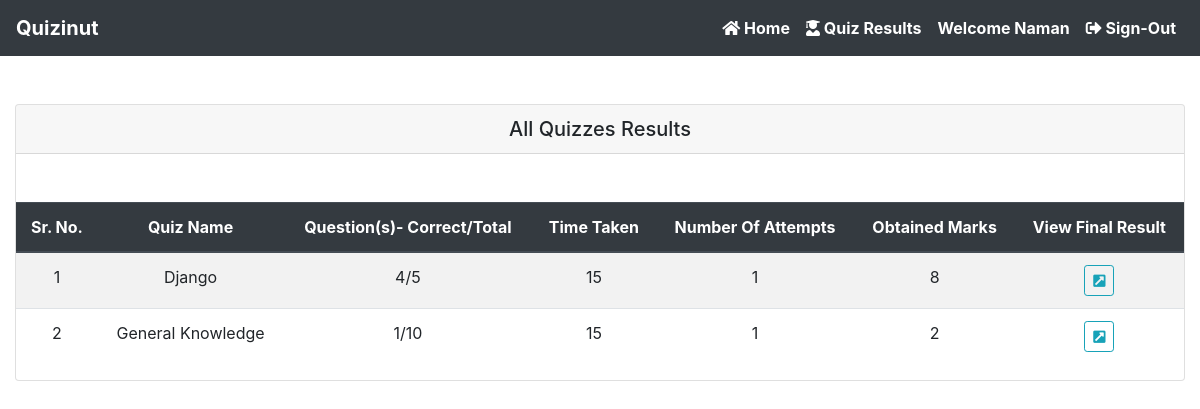
The page /all-quizzes-result (signed in) on the database as committed earlier.
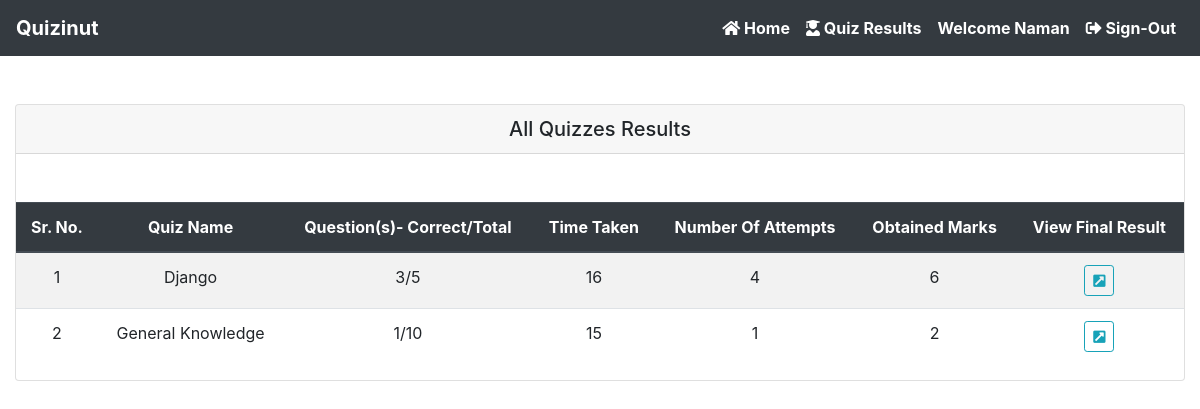
The same page on the database as committed later.
### quiz/models.py (models this page shows, shortened)
class Result(models.Model):
    student = models.ForeignKey(Student, on_delete=models.CASCADE, null=True)
    quiz = models.ForeignKey(Quiz, on_delete=models.CASCADE, null=True)
    student_marks = models.IntegerField(blank=True, null=True)
    number_of_correct_answers = models.IntegerField(blank=True, null=True)
    time_taken = models.IntegerField(blank=True, null=True)
    number_of_attempts = models.IntegerField(default=1, null=True)
    timestamp = models.DateTimeField(auto_now_add=True)
    def __str__(self):
        return f"{self.student.uname.first_name} {self.student.uname.last_name} - {self.quiz.quiz_name}"

class Quiz(models.Model):
    teacher = models.ForeignKey(Teacher, on_delete=models.CASCADE, null=True)
    quiz_name = models.CharField(max_length=200, null=True)
    total_question = models.IntegerField(null=True)
    added_question = models.IntegerField(null=True)
    total_marks = models.IntegerField(null=True)
    time_duration = models.FloatField(null=True)
    timestamp = models.DateTimeField(auto_now_add=True)

### quiz/permission.py (the view)
    def wrap(request, *args, **kwargs):
        if request.user.role == 'student':
            return function(request, *args, **kwargs)
        else:
            raise PermissionDenied

### quiz/permission.py (called while the page is built)
def user_is_student(function):
    def wrap(request, *args, **kwargs):
        if request.user.role == 'student':
            return function(request, *args, **kwargs)
        else:
            raise PermissionDenied
    return wrap

### quiz/views.py (called while the page is built)
@login_required(login_url='/student-login')
@user_is_student
def show_quizzes_results(request):
    quizzes_results = Result.objects.filter(student__uname=request.user.id)
    print(quizzes_results)
    context = {
        'quizzes_results': quizzes_results
    }
    return render(request, 'student/view_quiz_result_list.html', context)

### quiz/templates/student/view_quiz_result_list.html (shortened to what this page needs)
{% extends 'common/base.html' %}
{% block body %}
    <div class="container-fluid" style="margin-bottom: 200px">
        <div class="row mt-5">
            <div class="col-lg-12 mb-5">
                <div class="card table-responsive-sm">
                    <h5 class="card-header text-center">All Quizzes Results</h5>
                    <table class="table text-center mt-5 table-responsive-sm table-striped">
                        <thead class="thead-dark">
                        <tr>
                            <th scope="col">Sr. No.</th>
                            <th scope="col">Quiz Name</th>
                            <th scope="col">Question(s)- Correct/Total</th>
                            <th scope="col">Time Taken</th>
                            <th scope="col">Number Of Attempts</th>
                            <th scope="col">Obtained Marks</th>
                            <th scope="col">View Final Result</th>
                        </tr>
                        </thead>
                        <tbody>
                        {% for q in quizzes_results %}
                            <tr>
                                <td>{{ forloop.counter }}</td>
                                <td>{{ q.quiz.quiz_name }}</td>
                                <td>{{ q.number_of_correct_answers }}/{{ q.quiz.total_question }}</td>
                                <td>{{ q.time_taken }}</td>
                                <td>{{ q.number_of_attempts }}</td>
                                <td>{{ q.student_marks }}</td>
                                <td>
                                    <a role="button" class="btn btn-sm btn-outline-info"
                                       href="{% url 'quizResult' q.quiz.id %}">
                                        <i class="fas fa-external-link-square-alt"></i>
                                    </a>
                                </td>
                            </tr>
                        {% endfor %}
                        </tbody>
                    </table>
                </div>
            </div>
        </div>
    </div>
{% endblock %}

Rows that differ between the two databases and show on the page:
changed Result "Django": number_of_correct_answers "4" → "3"; time_taken "15" → "16"; number_of_attempts "1" → "4"; student_marks "8" → "6"
